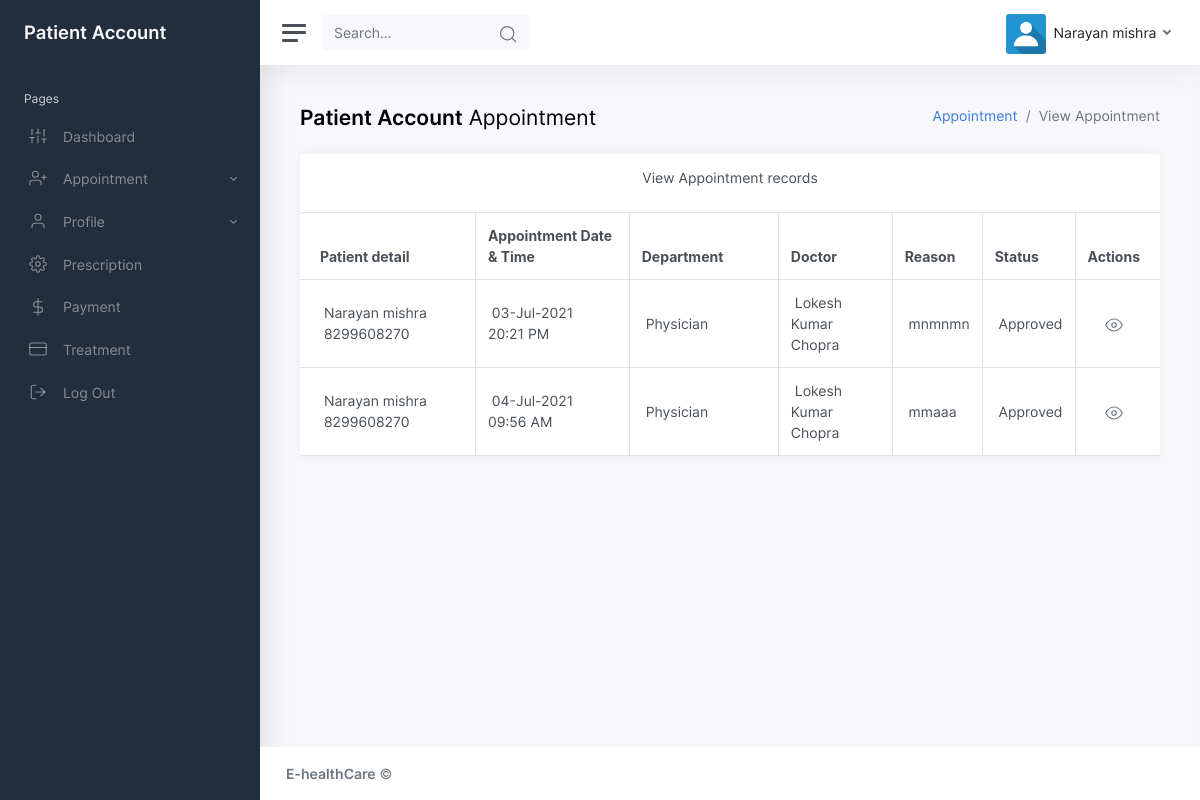
Page /users/viewappointment.php (signed in) on the committed database.
### tables this page shows
CREATE TABLE `patient` (
  `patientid` int(10) NOT NULL,
  `patientname` varchar(50) NOT NULL,
  `admissiondate` date NOT NULL,
  `admissiontime` time NOT NULL,
  `address` varchar(250) NOT NULL,
  `mobileno` varchar(15) NOT NULL,
  `city` varchar(25) NOT NULL,
  `pincode` varchar(20) NOT NULL,
  `loginid` varchar(50) NOT NULL,
  `password` varchar(25) NOT NULL,
  `bloodgroup` varchar(20) NOT NULL,
  `gender` varchar(10) NOT NULL,
  `dob` date NOT NULL,
  `status` varchar(10) NOT NULL
);

CREATE TABLE `appointment` (
  `appointmentid` int(10) NOT NULL,
  `appointmenttype` varchar(25) NOT NULL,
  `patientid` int(10) NOT NULL,
  `roomid` int(10) NOT NULL,
  `departmentid` int(10) NOT NULL,
  `appointmentdate` date NOT NULL,
  `appointmenttime` time NOT NULL,
  `doctorid` int(10) NOT NULL,
  `status` varchar(10) NOT NULL,
  `app_reason` text NOT NULL
);

CREATE TABLE `department` (
  `departmentid` int(10) NOT NULL,
  `departmentname` varchar(100) NOT NULL,
  `description` text NOT NULL,
  `status` varchar(10) NOT NULL
);

CREATE TABLE `doctor` (
  `doctorid` int(10) NOT NULL,
  `doctorname` varchar(50) NOT NULL,
  `mobileno` varchar(15) NOT NULL,
  `departmentid` int(10) NOT NULL,
  `loginid` varchar(25) NOT NULL,
  `password` varchar(25) NOT NULL,
  `status` varchar(10) NOT NULL,
  `education` varchar(25) NOT NULL,
  `experience` float(11,1) NOT NULL,
  `consultancy_charge` float(10,2) NOT NULL
);

### users/viewappointment.php (the view, shortened to what this page needs)
<?php
if(!isset($_SESSION['patientid']))
{
  echo "<script>window.location='http://localhost/e-health/login_page.php';</script>";
}
else
{
?>
<!DOCTYPE html>
<html lang="en">
<head>
	<link href="css/app.css" rel="stylesheet">
</head>
<body>
	<div class="wrapper">
		<?php include("header1.php");?>
		<div class="main">
			<?php include("header.php");?>
			<main class="content">
				<div class="container-fluid p-0">
							<div class="row mb-2 mb-xl-3">
						<div class="col-auto d-none d-sm-block">
							<h3><strong>Patient Account</strong> Appointment</h3>
						</div>
						<div class="col-auto ml-auto text-right mt-n1">
							<nav aria-label="breadcrumb">
								<ol class="breadcrumb bg-transparent p-0 mt-1 mb-0">
									<li class="breadcrumb-item"><a href="#">Appointment</a></li>
									<li class="breadcrumb-item active" aria-current="page">View Appointment</li>
								</ol>
							</nav>
						</div>
					</div>
					<div class="row mb-2 mb-xl-3">
						<div class="col-12 col-xl-12">
							<div class="card">
								<div class="card-header">
									<h3 class="card-title text-center">View Appointment records</h3>
								</div>
								<table class="table table-bordered">
									<thead>
										<tr>
											<th style="width:30%;">Patient detail</th>
											<th style="width:25%">Appointment Date &  Time</th>
											<th class="d-none d-md-table-cell" style="width:25%">Department</th>
											<th class="d-none d-md-table-cell" style="width:25%">Doctor</th>
											<th class="d-none d-md-table-cell" style="width:25%">Reason</th>
											<th class="d-none d-md-table-cell" style="width:25%">Status</th>
											<th>Actions</th>
										</tr>
									</thead>
									<tbody>
										<?php
		$sql ="SELECT * FROM appointment WHERE (status !='')";
		if(isset($_SESSION[patientid]))
		{
			$sql  = $sql . " AND patientid='$_SESSION[patientid]'";
		}
		$qsql = mysqli_query($con,$sql);
		while($rs = mysqli_fetch_array($qsql))
		{
			$sqlpat = "SELECT * FROM patient WHERE patientid='$rs[patientid]'";
			$qsqlpat = mysqli_query($con,$sqlpat);
			$rspat = mysqli_fetch_array($qsqlpat);
			$sqldept = "SELECT * FROM department WHERE departmentid='$rs[departmentid]'";
			$qsqldept = mysqli_query($con,$sqldept);
			$rsdept = mysqli_fetch_array($qsqldept);
			$sqldoc= "SELECT * FROM doctor WHERE doctorid='$rs[doctorid]'";
			$qsqldoc = mysqli_query($con,$sqldoc);
			$rsdoc = mysqli_fetch_array($qsqldoc);
        echo "<tr>
          <td>&nbsp;$rspat[patientname]<br>&nbsp;$rspat[mobileno]</td>
			 <td>&nbsp;" . date("d-M-Y",strtotime($rs[appointmentdate])) . " &nbsp; " . date("H:i A",strtotime($rs[appointmenttime])) . "</td>
		    <td>&nbsp;$rsdept[departmentname]</td>
			   <td>&nbsp;$rsdoc[doctorname]</td>
			    <td>&nbsp;$rs[app_reason]</td>
			    <td>&nbsp;$rs[status]</td>
          <td class='table-action'><div align='center'>";
		  if($rs[status] != "Approved")
		  {
				  if(!(isset($_SESSION[patientid])))
				  {
						  echo "<a href='appointmentapproval.php?editid=$rs[appointmentid]'>Approve</a><hr>";
				  }
				 echo "  <a href='viewappointment.php?delid1=$rs[appointmentid]'><i class='align-middle' data-feather='trash'></i></a>";
		  }
		  else
		  {
				echo "<a href='patientreport.php?patientid=$rs[patientid]&appointmentid=$rs[appointmentid]'><i class='align-middle' data-feather='eye'></i></a>";
		  }
		 echo "</center></td></tr>";
		}
	}
		?>
									</tbody>
								</table>
							</div>
						</div>
					</div>
				</div>
			</main>
			<?php include("footer.php");?>
		</div>
	</div>
</body>
</html>

### users/header.php (shortened to what this page needs)
<?php
include("dbconnection.php");
if(!isset($_SESSION['patientid']))
{
  echo "<script>window.location='patientlogin.php';</script>";
}
else
{
?>
  <?php
$sqlpatient = "SELECT * FROM patient WHERE patientid='$_SESSION[patientid]' ";
$qsqlpatient = mysqli_query($con,$sqlpatient);
$rspatient = mysqli_fetch_array($qsqlpatient);
?>
<nav class="navbar navbar-expand navbar-light navbar-bg">
				<a class="sidebar-toggle d-flex">
          <i class="hamburger align-self-center"></i>
        </a>
				<form class="d-none d-sm-inline-block">
					<div class="input-group input-group-navbar">
						<input type="text" class="form-control" placeholder="Search…" aria-label="Search" disabled="">
						<button class="btn" type="button">
              <i class="align-middle" data-feather="search"></i>
            </button>
					</div>
				</form>
				<div class="navbar-collapse collapse">
					<ul class="navbar-nav navbar-align">
						<li class="nav-item dropdown">
							<a class="nav-link dropdown-toggle d-none d-sm-inline-block" href="#" data-toggle="dropdown">
                <img src="img/avatars/Profile1.jpg" class="avatar img-fluid rounded mr-1" alt="Charles Hall" /> <span class="text-dark"><?php echo $rspatient[patientname]; ?></span>
              </a>
						</li>
					</ul>
				</div>
			</nav>
			<?php }?>

### rows in the picture
patient: patientname "Narayan mishra"
appointment: patientid.patientname "Narayan mishra", patientid.mobileno "8299608270", appointmentdate "03-Jul-2021", appointmenttime "20:21 PM", departmentid.departmentname "Physician", doctorid.doctorname "Lokesh Kumar Chopra", app_reason "mnmnmn", status "Approved"
appointment: patientid.patientname "Narayan mishra", patientid.mobileno "8299608270", appointmentdate "04-Jul-2021", appointmenttime "09:56 AM", departmentid.departmentname "Physician", doctorid.doctorname "Lokesh Kumar Chopra", app_reason "mmaaa", status "Approved"
